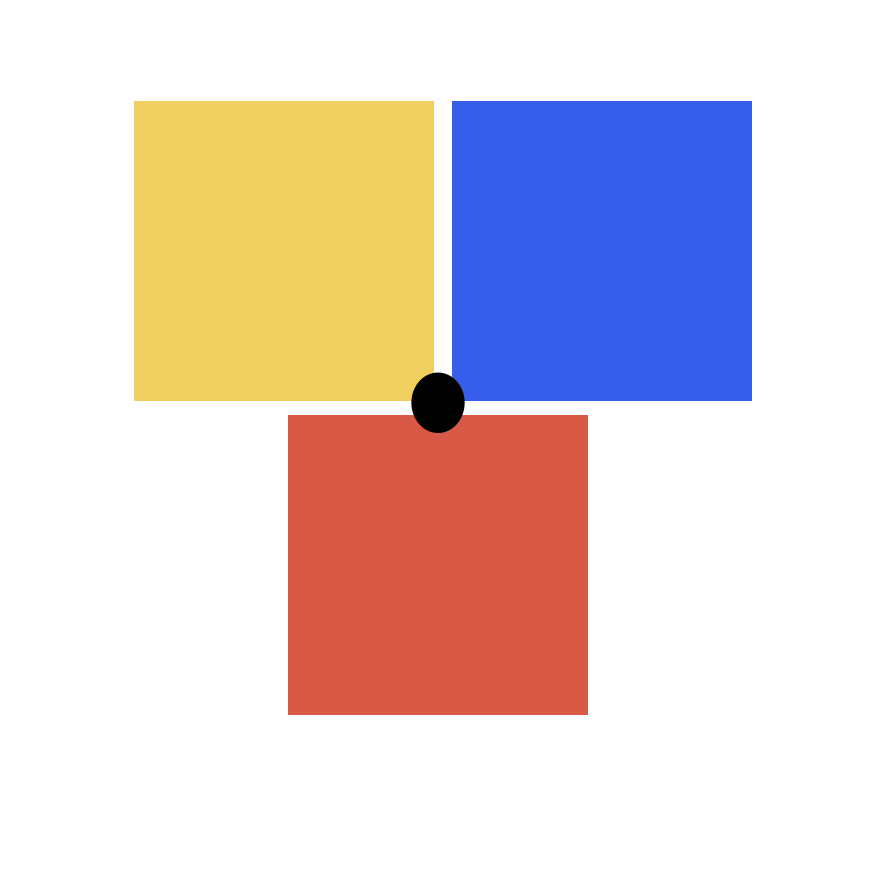
#> input picture FinalProject/code/blocks.png, 890 x 888 px
$ python cvTest2.py
#> lines starting #> are read from the running program, lines starting #| are printed output that depends on the picture; after the words box and inside, x2 and y2 are one past the last pixel; in counts of white or black regions, pixels touching at a corner belong together
import cv2
import numpy as np

# Load image
img = cv2.imread("code/blocks.png")
#> img is the input picture: shape (888, 890, 3); mean B, G, R 213, 211.7, 225.4
if img is None:
    raise FileNotFoundError("Could not load image.")

orig = img.copy()
hsv = cv2.cvtColor(img, cv2.COLOR_BGR2HSV)
#> hsv: shape (888, 890, 3); mean H, S, V 16, 59, 245.8

# ------------------------------------
# HSV COLOR RANGES FOR YOUR IMAGE
# ------------------------------------

yellow_lower = np.array([20, 80, 80])
yellow_upper = np.array([35, 255, 255])

blue_lower = np.array([95, 80, 80])
blue_upper = np.array([130, 255, 255])

red_lower1 = np.array([0, 80, 80])
red_upper1 = np.array([10, 255, 255])
red_lower2 = np.array([170, 80, 80])
red_upper2 = np.array([180, 255, 255])

# ------------------------------------
# Blob Detector
# ------------------------------------
def detect_blob(mask, color_name):
    num_labels, _, stats, centroids = cv2.connectedComponentsWithStats(mask)
    blobs = []
    for i in range(1, num_labels):
        x, y, w, h, area = stats[i]
        if area < 3000:
            continue
        cx, cy = centroids[i]
        blobs.append((int(cx), int(cy), x, y, w, h, color_name))
    return blobs

mask_yellow = cv2.inRange(hsv, yellow_lower, yellow_upper)
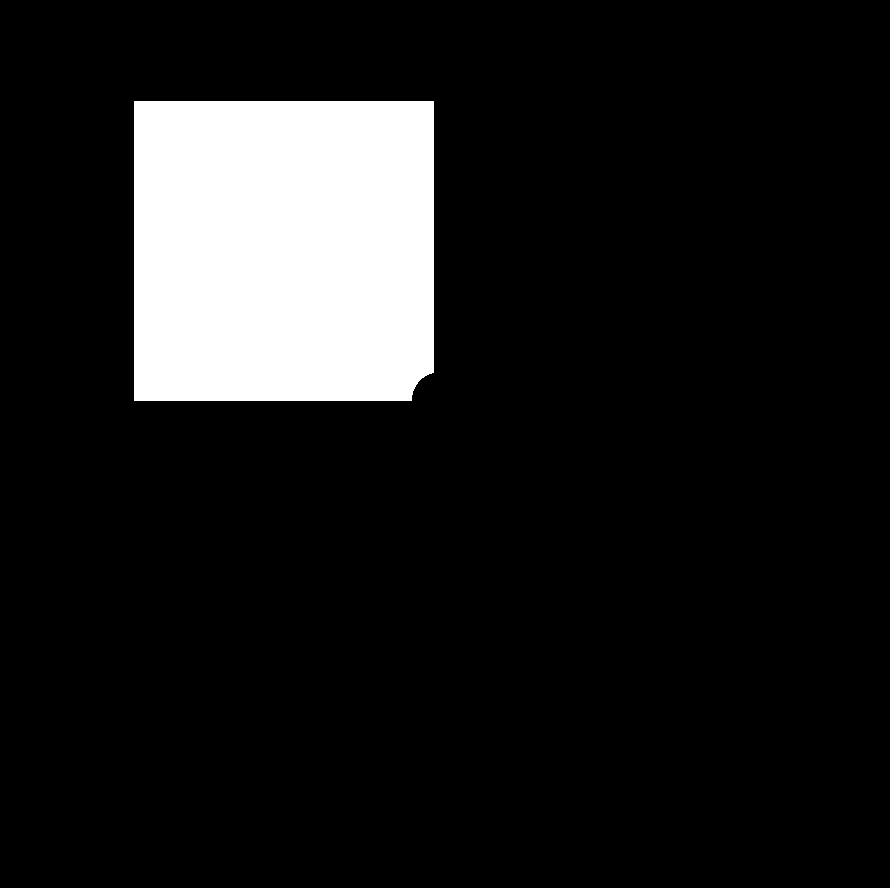
#> mask_yellow: shape (888, 890); 11.3% white; 1 white region, box (x1, y1, x2, y2) and area: (134, 101, 434, 401) 89534
mask_blue   = cv2.inRange(hsv, blue_lower, blue_upper)
#> mask_blue: shape (888, 890); 11.4% white; 1 white region, box (x1, y1, x2, y2) and area: (452, 101, 752, 401) 89797
mask_red    = cv2.bitwise_or(
                cv2.inRange(hsv, red_lower1, red_upper1),
                cv2.inRange(hsv, red_lower2, red_upper2)
              )
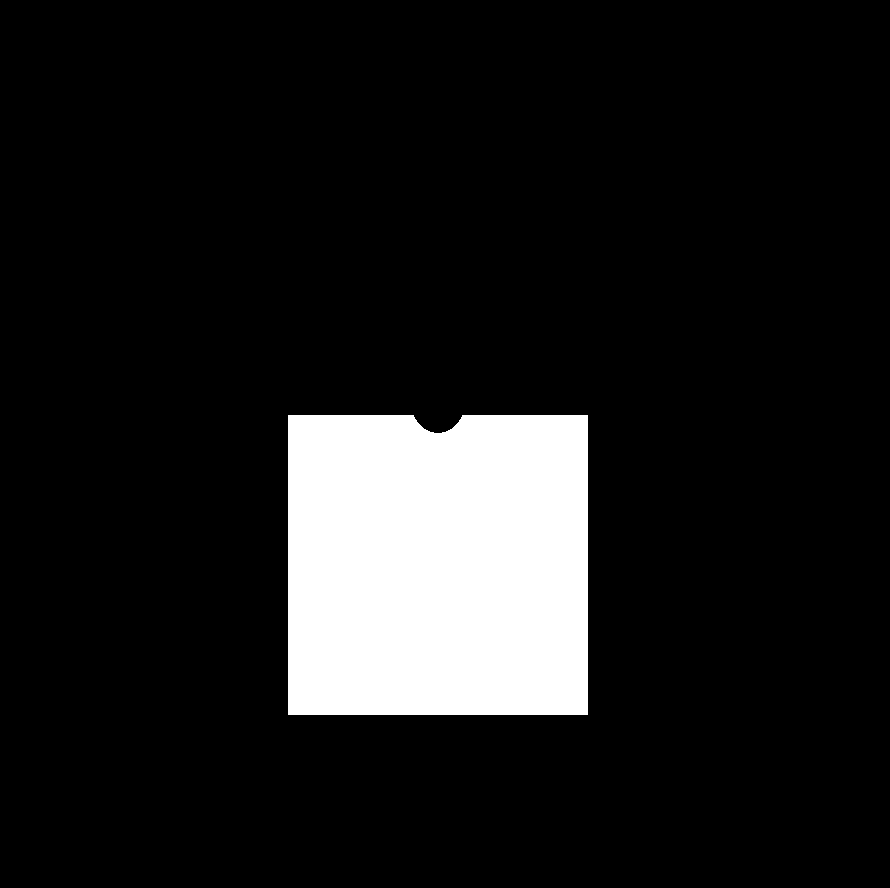
#> mask_red: shape (888, 890); 11.3% white; 1 white region, box (x1, y1, x2, y2) and area: (288, 415, 588, 715) 89378

blobs = []
blobs += detect_blob(mask_yellow, "Yellow")
#> in detect_blob, `num_labels, _, stats, centroids = cv2.connectedComponentsWithStats(mask)`: num_labels = 2; stats = [[0, 0, 890, 888, 700786], [134, 101, 300, 300, 89534]]; centroids = [[465.2, 468.3], [282.8, 249.8]]
#> the loop in detect_blob, `for i in range(1, num_labels):` made 1 pass
#> (x, y, w, h, area, cx, cy) on pass 1: (134, 101, 300, 300, 89534, 282.8, 249.8)
#> after the loop in detect_blob, `for i in range(1, num_labels):`: blobs = [(282, 249, 134, 101, 300, 300, 'Yellow')]
#> blobs = [(282, 249, 134, 101, 300, 300, 'Yellow')]
blobs += detect_blob(mask_blue,   "Blue")
#> the loop in detect_blob (call 2), `for i in range(1, num_labels):` made 1 pass
#> (x, y, w, h, area, cx, cy) on pass 1: (452, 101, 300, 300, 89797, 601.8, 250.2)
#> blobs = [(282, 249, 134, 101, 300, 300, 'Yellow'), (601, 250, 452, 101, 300, 300, 'Blue')]
blobs += detect_blob(mask_red,    "Red")
#> blobs = [(282, 249, 134, 101, 300, 300, 'Yellow'), (601, 250, 452, 101, 300, 300, 'Blue'), (437, 565, 288, 415, 300, 300, 'Red')]

# ------------------------------------
# Detect Center Circle
# ------------------------------------
gray = cv2.cvtColor(orig, cv2.COLOR_BGR2GRAY)
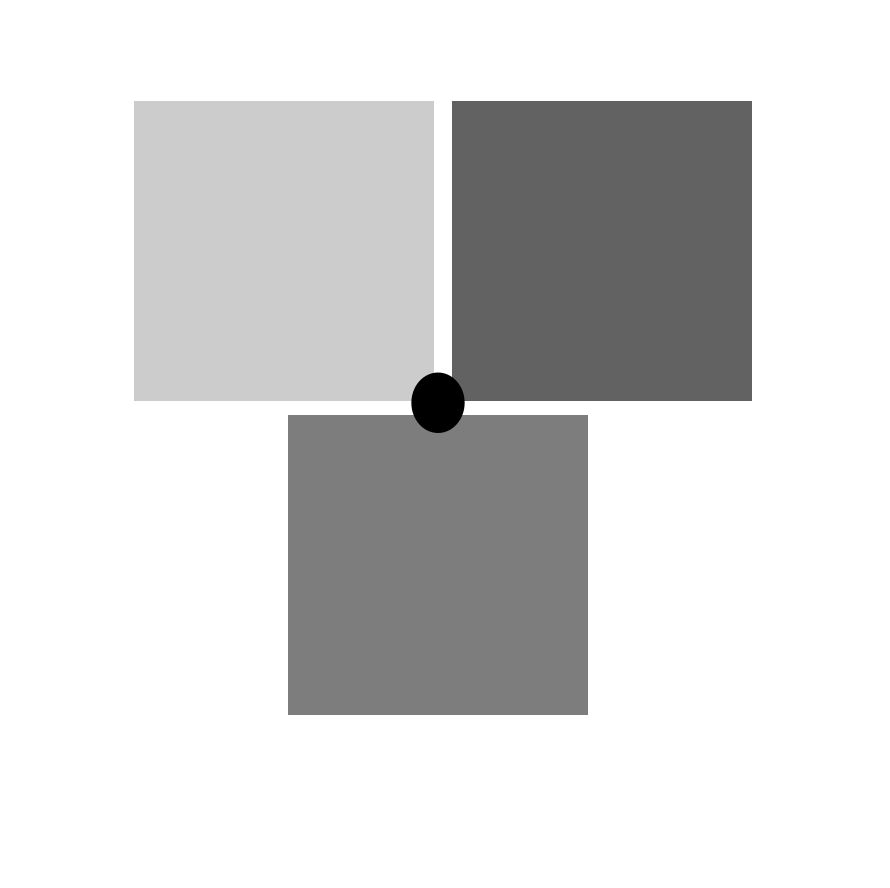
#> gray: shape (888, 890); min 0, max 255, mean 215.9

circles = cv2.HoughCircles(
    gray, cv2.HOUGH_GRADIENT, dp=1.2, minDist=40,
    param1=100, param2=15, minRadius=5, maxRadius=30
)
#> circles = [[437.4, 402.6, 29.24]]

if circles is None:
    raise RuntimeError("Could not detect center circle!")

circles = np.uint16(np.around(circles))
#> circles = [[437, 403, 29]]
cx_center, cy_center, r = circles[0][0]
#> cx_center = 437; cy_center = 403; r = 29

cv2.circle(img, (cx_center, cy_center), r, (0,0,0), 2)
cv2.putText(img, "Center", (cx_center + 10, cy_center),
            cv2.FONT_HERSHEY_SIMPLEX, 0.7, (0,0,0), 2)
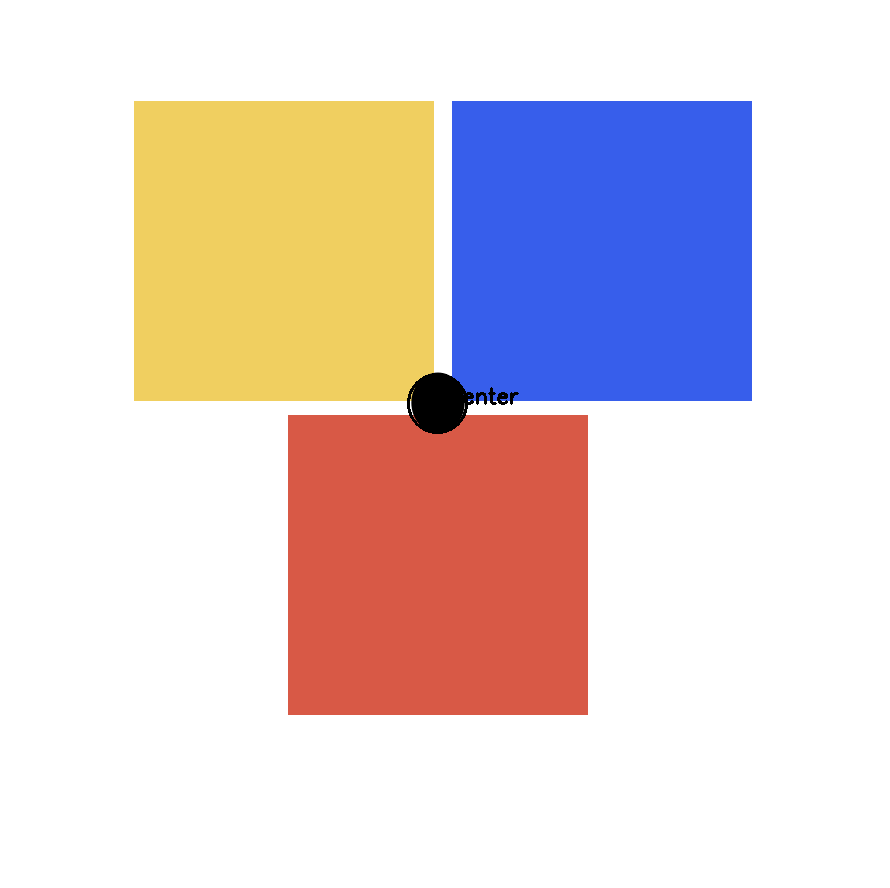
#> img: shape (888, 890, 3); mean B, G, R 212.8, 211.5, 225.2

# ------------------------------------
# FIXED POSITIONS YOU PROVIDED
# ------------------------------------
positions = {
    "Yellow": (-0.0225,  0.0225),
    "Blue":   ( 0.0225,  0.0225),
    "Red":    ( 0.0000, -0.0225)
}

# ------------------------------------
# LABEL EACH BLOCK ACCORDING TO COLOR
# ------------------------------------
for (cx, cy, x, y, w, h, color_name) in blobs:
    dx, dy = positions[color_name]

    label = f"Target - {color_name} - ({dx:.4f}, {dy:.4f}) m"

    cv2.rectangle(img, (x,y), (x+w, y+h), (0,0,0), 2)
    cv2.circle(img, (cx, cy), 6, (0,0,0), -1)
    cv2.putText(img, label, (cx - 90, cy),
                cv2.FONT_HERSHEY_SIMPLEX, 0.55, (0,0,0), 2)
#> this loop made 3 passes
#> (cx, cy, x, y, color_name, dx, dy) on passes 1 to 2: (282, 249, 134, 101, 'Yellow', -0.0225, 0.0225), (601, 250, 452, 101, 'Blue', 0.0225, 0.0225)
#> (cx, cy, x, y, color_name, dx, dy, label) on pass 3: (437, 565, 288, 415, 'Red', 0, -0.0225, 'Target - Red - (0.0000, -0.0225) m')
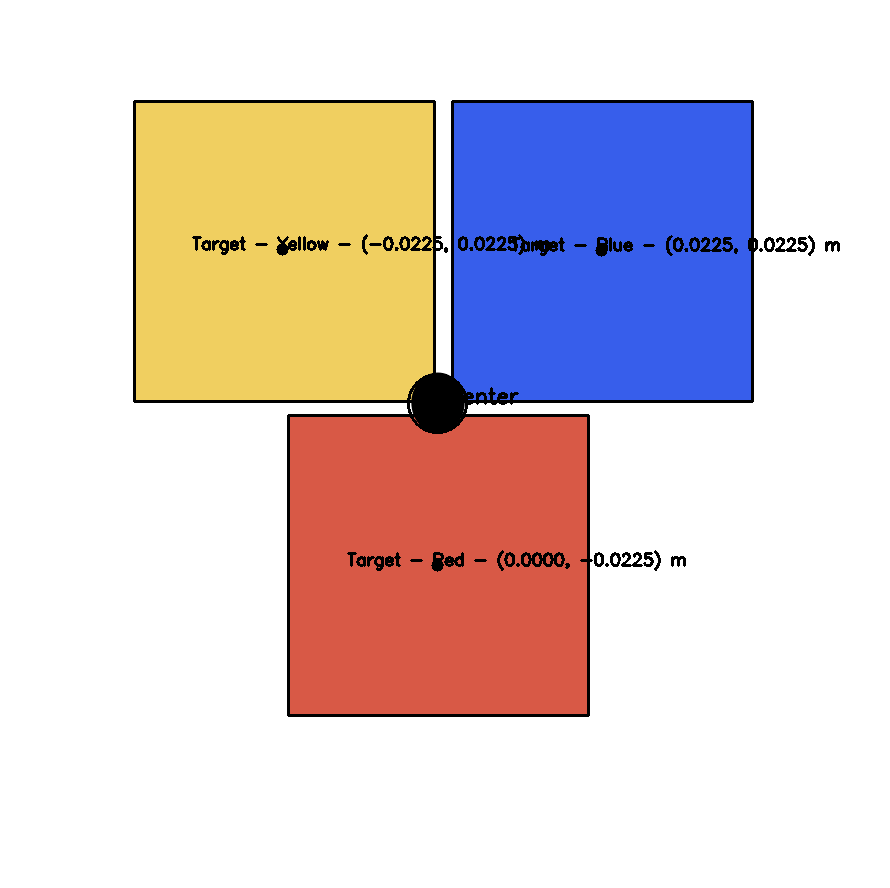
#> img: shape (888, 890, 3); 2.08% of pixels changed, all inside (x1, y1, x2, y2) = (133, 100, 840, 717)

# ------------------------------------
# Save Result
# ------------------------------------
cv2.imwrite("final_output_fixed_positions.png", img)
print("Saved final_output_fixed_positions.png")

$ run again, with Project1/correct_samples.png copied over FinalProject/code/blocks.png
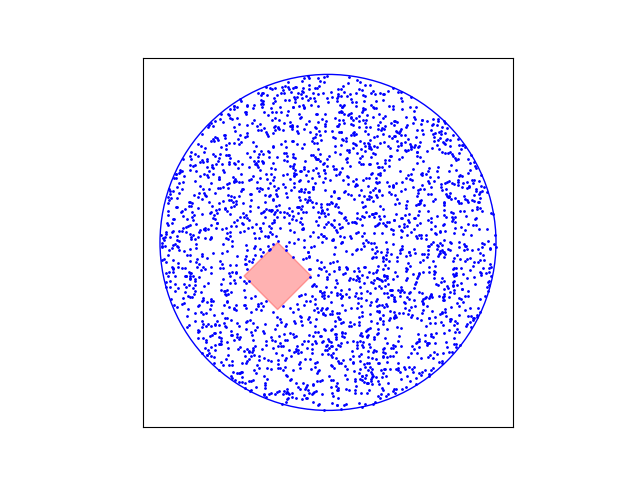
#> input picture Project1/correct_samples.png, 640 x 480 px
#> img is the input picture: shape (480, 640, 3); mean B, G, R 253, 240.2, 240.8
#> hsv: shape (480, 640, 3); mean H, S, V 8.7, 13.5, 253.6
#> mask_yellow: shape (480, 640); every value is 0
#> `mask_blue   = cv2.inRange(hsv, blue_lower, blue_upper)`:
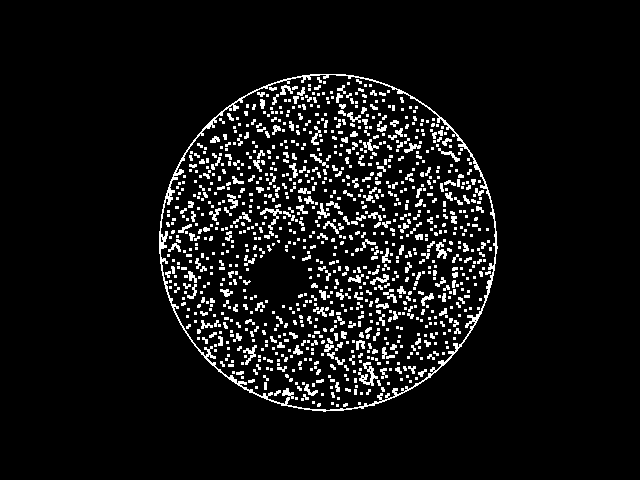
#> mask_blue: shape (480, 640); 7% white in thin lines or dots, all inside (x1, y1, x2, y2) = (159, 74, 498, 412)
#> mask_red: shape (480, 640); 0.08% white in thin lines or dots, all inside (x1, y1, x2, y2) = (244, 243, 311, 310)
#> num_labels = 1; stats = [[0, 0, 640, 480, 307200]]; centroids = [[319.5, 239.5]]
#> after the loop in detect_blob, `for i in range(1, num_labels):`: blobs = []
#> num_labels = 1124; stats = 1124 rows, first 6: [0, 0, 640, 480, 285675], [159, 74, 339, 338, 2974], [317, 77, 5, 6, 18], [356, 79, 6, 5, 18], [323, 81, 3, 3, 9], [347, 82, 3, 3, 9]; centroids = 1124 pairs, first value 167.5 to 490, second value 79.5 to 405
#> the loop in detect_blob (call 2), `for i in range(1, num_labels):` made 1123 passes
#> (x, y, w, h, area) on passes 1, 6, 8: (159, 74, 339, 338, 2974), (280, 85, 13, 10, 70), (314, 85, 7, 5, 23)
#> `circles = cv2.HoughCircles( gray, cv2.HOUGH_GRADIENT, dp=1.2, minDist=..`: circles = 47 rows, first 8: [235.8, 347.4, 29.24], [319.8, 382.2, 29.24], [359.4, 299.4, 29.24], [450.6, 175.8, 29.24], [425.4, 269.4, 29.24], [357, 340.2, 29.24], [393, 118.2, 29.24], [340.2, 196.2, 29.24]
#> `circles = np.uint16(np.around(circles))`: circles = 47 rows, first 8: [236, 347, 29], [320, 382, 29], [359, 299, 29], [451, 176, 29], [425, 269, 29], [357, 340, 29], [393, 118, 29], [340, 196, 29]
#> cx_center = 236; cy_center = 347; r = 29
#> `cv2.putText(img, "Center", (cx_center + 10, cy_center), cv2.FONT_HERSH..`:
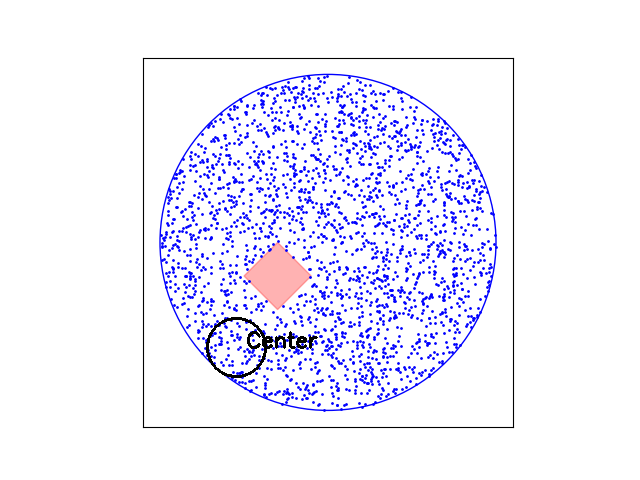
#> img: shape (480, 640, 3); mean B, G, R 252.2, 239.5, 240.1
